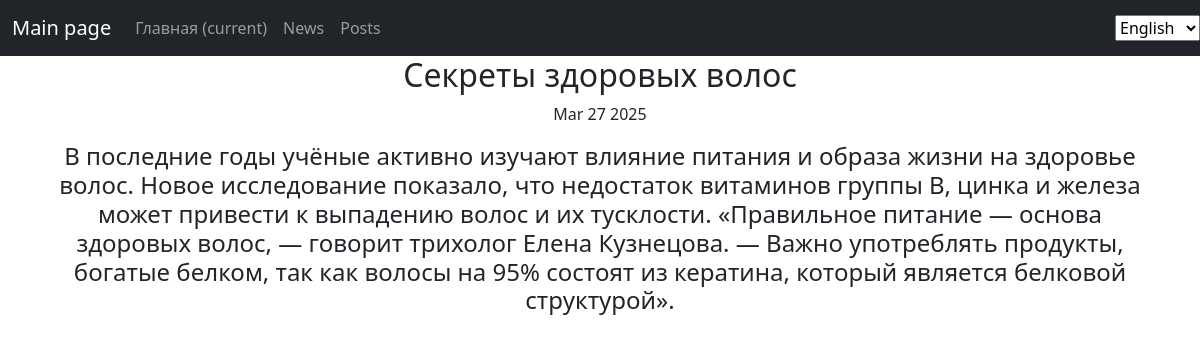
/news/news/15, run on the app's committed database.
### news/models.py (models this page shows, shortened)
class Post(models.Model):
    new = 'NW'
    paper = 'PR'
    TYPES = [
        (new, 'новость'),
        (paper, 'статья')
    ]
    name = models.CharField(max_length=255)
    text = models.TextField()
    rating = models.FloatField(default=0.0)
    datetime_in = models.DateTimeField(auto_now_add = True)
    type = models.CharField(max_length=2, choices=TYPES, default=paper)
    author = models.ForeignKey(Author, on_delete = models.CASCADE)
    category = models.ManyToManyField(Category, through= 'PostCategory')

### news/views.py (the view)
class PostDetail(DetailView):
    model = Post
    template_name = 'new.html'
    context_object_name = 'post'
    queryset = Post.objects.all()
    def get_object(self, *args, **kwargs):
        obj = cache.get(f'news-{self.kwargs["pk"]}', None)
        if not obj:
            obj = super().get_object(queryset=self.queryset)
            cache.set(f'news-{self.kwargs["pk"]}', obj)
        return obj

### news/templatetags/custom_filters.py (called while the page is built)
@register.filter()
def censor(text):
    if isinstance(text, str):
        text = text.split()
        censored_words = []
        for word in text:
            stripped_word = word.strip(".,!?;:\"'()[]{}<>/\\|")
            if stripped_word.lower() in CENSORED_WORD:
                censored_word = stripped_word[0] + '*' * (len(stripped_word)-1)
                censored_word = word.replace(stripped_word, censored_word)
                censored_words.append(censored_word)
            else:
                censored_words.append(word)
    return ' '.join(censored_words)

### templates/new.html (shortened to what this page needs)
{% extends 'flatpages/default.html' %}
{%load custom_filters%}
{% block content %}
<h2>{{ post.name|censor }}</h2>
<p>{{post.datetime_in|date:'M d Y'}}</p>
<h4>{{post.text|censor}}</h4>
{% endblock content %}

### data on the page
Post: name|censor "Секреты здоровых волос", datetime_in "Mar 27 2025", text|censor "В последние годы учёные активно изучают влияние питания и образа жизни на здоровье волос. Новое исследование показало, что недостаток витаминов группы B, цинка и железа может привести к выпадению волос и их тусклости. «Правильное питание — основа здоровых волос, — говорит трихолог Елена Кузнецова. — Важно употреблять продукты, богатые белком, так как волосы на 95% состоят из кератина, который является белковой структурой»."

### other printed values
form field language "English"
